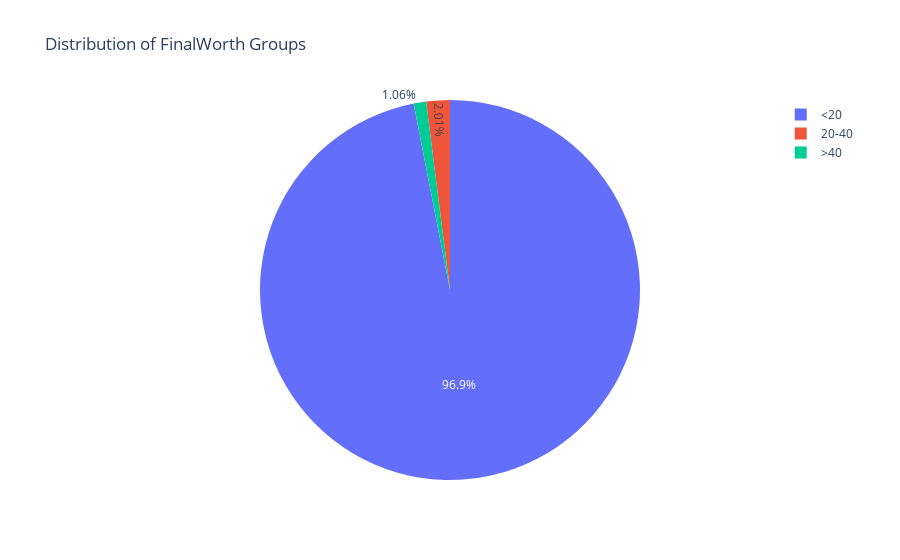

Write notebook code for a chart like this one.
### Code cell
bins = [0, 20, 40, float('inf')]
labels = ['<20', '20-40', '>40']
df['finalWorthGroup'] = pd.cut(df['finalWorth'], bins=bins, labels=labels, right=False)

# Tính toán số lượng trong từng nhóm
group_counts = df['finalWorthGroup'].value_counts()

# Vẽ biểu đồ pie chart
fig = px.pie(names=group_counts.index, values=group_counts.values, title='Distribution of FinalWorth Groups')

# Hiển thị biểu đồ
fig.show()

### Figure 1 — Plotly figure (JSON) as saved in the notebook; plotly's stock layout.template omitted (floating-point values rounded to 4 significant figures)
{"data": [{"domain": {"x": [0, 1], "y": [0, 1]}, "hovertemplate": "label=%{label}<br>value=%{value}<extra></extra>", "labels": ["<20", "20-40", ">40"], "legendgroup": "", "name": "", "showlegend": true, "type": "pie", "values": [2559, 53, 28]}], "layout": {"legend": {"tracegroupgap": 0}, "title": {"text": "Distribution of FinalWorth Groups"}}}
